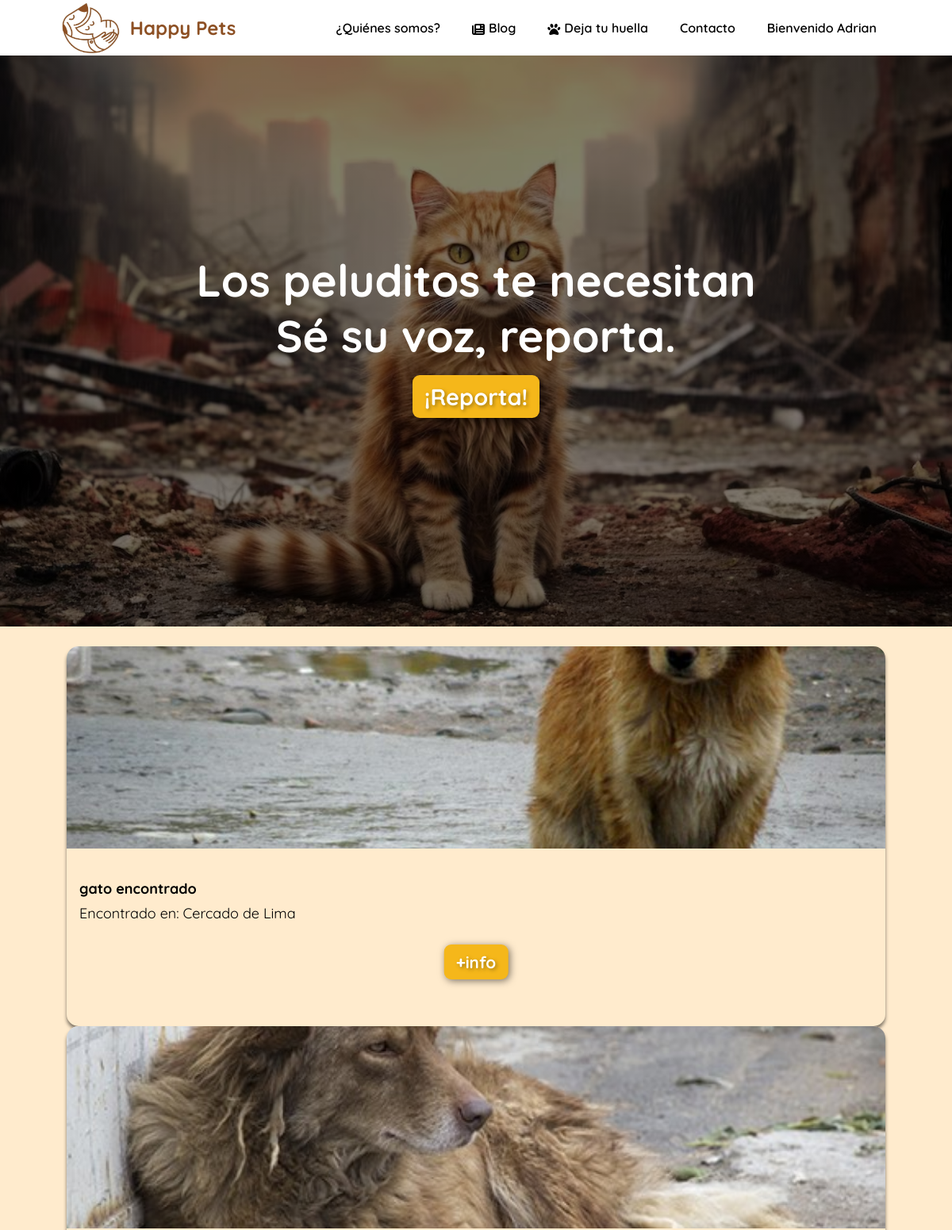
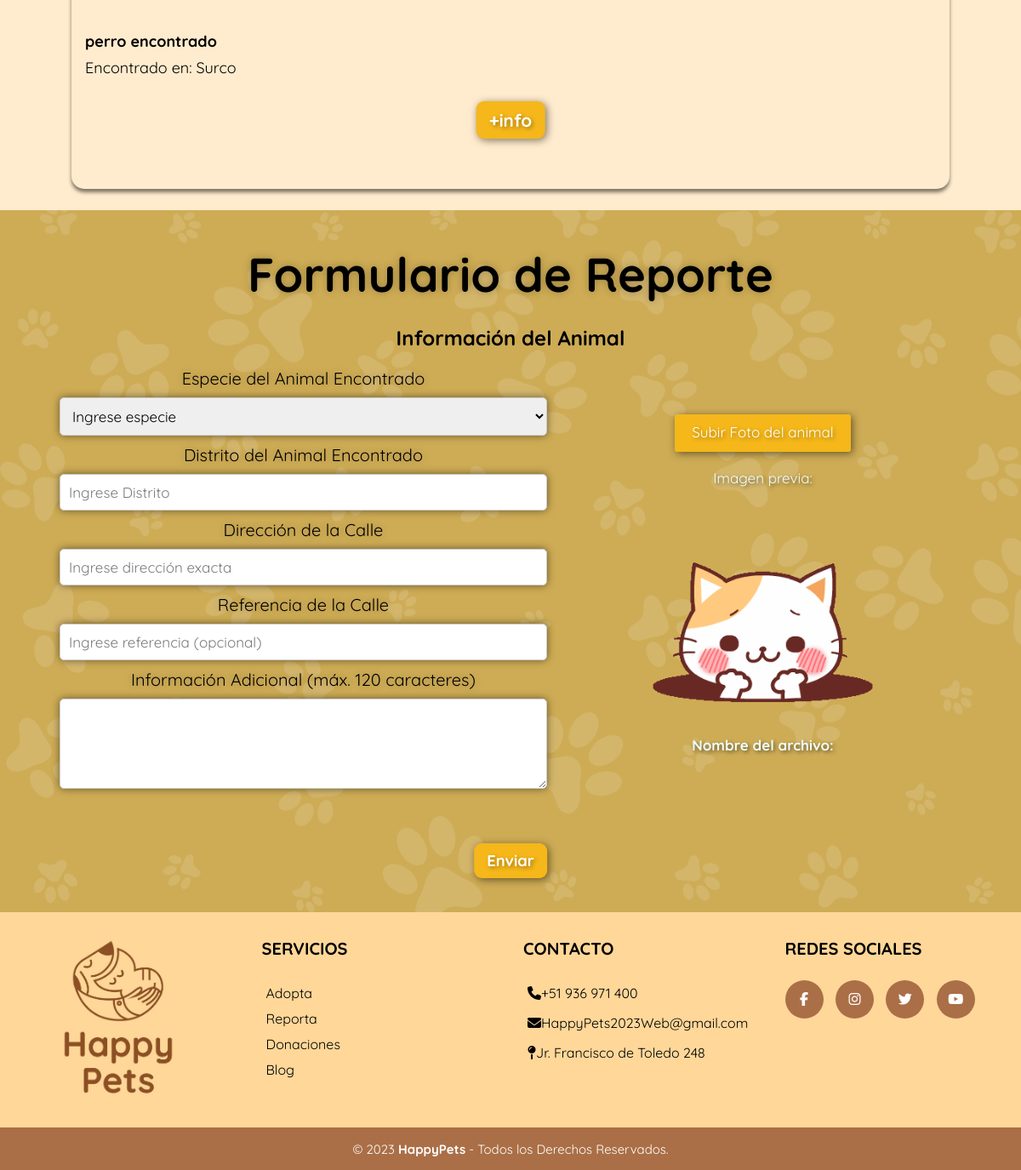
The page /app/vista/reporta.php (signed in) on the database its author committed (2 pictures, top to bottom).
### tables this page shows
CREATE TABLE `reporte` (
  `cod_rep` char(4) NOT NULL,
  `distrito` varchar(30) NOT NULL,
  `referencia` varchar(50) NOT NULL,
  `direccion` text NOT NULL,
  `info_adicional` varchar(200) NOT NULL,
  `cod_usu` char(4) NOT NULL,
  `cod_ani` char(4) NOT NULL
);

CREATE TABLE `animal_reporta` (
  `cod_ani` char(4) NOT NULL,
  `especie` varchar(20) NOT NULL,
  `edad` int(11) DEFAULT NULL,
  `tamano` varchar(20) DEFAULT NULL,
  `foto` blob NOT NULL
);

### app/controlador/reporteControlador.php (called while the page is built, shortened)
<?php
require_once __DIR__ . '/../config/database.php';
require_once __DIR__ . '/../modelo/Reporte.php';
$animal_reporteDAO = new Reporte($conn);
$animales_reporte = $animal_reporteDAO->listarAnimalesReporta();
?>

### app/modelo/Reporte.php (called while the page is built, shortened)
<?php
class Reporte {
    private $conn;
    public function __construct($conn) {
        $this->conn = $conn;
    }
    public function listarAnimalesReporta() {
        $animales_reporte = [];
        $sql = "SELECT *
        FROM animal_reporta ar
        JOIN reporte r ON ar.cod_ani = r.cod_ani
        LIMIT 10;
        ";
        $result = $this->conn->query($sql);
        if ($result->num_rows > 0) {
            while ($row = $result->fetch_assoc()) {
                $animales_reporte[] = $row;
            }
        }
        return $animales_reporte;
    }
}

### app/vista/reporta.php (the view, shortened to what this page needs)
<?php
require_once __DIR__ . '/../controlador/reporteControlador.php';
?>
<!DOCTYPE html>
<html lang="en">
<head>
    <link rel="stylesheet" href="../../css/styleReporta.css" />
    <link rel="stylesheet" href="../../css/header.css" />
    <link rel="stylesheet" href="../../css/footer.css" />
    <link rel="stylesheet" href="https://cdn.jsdelivr.net/npm/swiper@10/swiper-bundle.min.css" />
</head>
<body>
    <header>
    <a href="../../index.php" class="logo">
        <img src="../../img/logos/logopets.jpeg" alt="logo de la empresa" class="logo-img">
        <h2 class="logo-nombre">Happy Pets</h2>
    </a>
    <nav class="nav">
        <ul>
            <li><a href="nosotros.php">¿Quiénes somos?</a></li>
            <li><a href="blog.php"><i class="fa-solid fa-newspaper"></i>Blog</a></li>
            <li><a href="#"><i class="fa-solid fa-paw"></i>Deja tu huella</a>
            </li>
            <li><a href="contacto.php">Contacto</a></li>
            <?php
            if (isset($_SESSION["usuario"])) {
                echo '<li><a href="#"> Bienvenido '.$_SESSION["usuario"].'</a></li>';
            } else {
                echo '<li><a href="login.php">Iniciar sesión</a></li>';
            }
            ?>
        </ul>
    </nav>
</header>
    <section class="section-banner">
        <h1>
            Los peluditos te necesitan <br />
            Sé su voz, reporta.
        </h1>
        <button id="BotonBanner">¡Reporta!</button>
    </section>
    <section class="section-animales">
        <div class="container">
            <div class="swiper-container mySwiper">
                <div class="swiper-wrapper">
                    <?php foreach ($animales_reporte as $animal): ?>
                        <div class="swiper-slide">
                            <?php
                            echo "<img src='/HappyPets-ProyectoWeb/uploads/" . $animal['foto'] . "' alt='Imagen'><br>";
                            ?>
                            <div class="cardDescription">
                                <div class="card-title">
                                    <h4><?php echo $animal['especie'] . " encontrado"; ?></h4>
                                </div>
                                <div class="card-text">
                                    <?php echo "Encontrado en: " . $animal['distrito']; ?>
                                </div>
                                <div class="card-boton">
                                    <button
                                        class="animal-button Reporte"
                                        data-foto="<?php echo $animal['cod_ani']; ?>"
                                        data-toggle= "modal" >+info
                                    </button>
                                </div>
                            </div>
                        </div>
                    <?php endforeach; ?>
                </div>
            </div>
        </div>
    </section>
    <section class="section-formulario" id="form">
        <div class="section-formulario__div--container2">
            <h1>Formulario de Reporte</h1>
            <form method="post" action="../controlador/reporteControlador.php" enctype="multipart/form-data">
                <div class="form-flex">
                    <div class="section-formulario__div--form2">
                        <h2>Información del Animal</h2>
                        <div class="form-container2">
                            <div class="bloque-div">
                                <label for="especie">Especie del Animal Encontrado</label>
                                <select id="animal" name="animal" onchange="mostrarCampoTexto()">
                                    <option value="ingreseEspecie">Ingrese especie</option>
                                </select>
                                <label for="distrito">Distrito del Animal Encontrado</label>
                                <input type="text" class="form-text" name="distrito" oninput="cambiarColor(this)"
                                    onfocus="borrarTexto(this)" onblur="restaurarTexto(this)" value="Ingrese Distrito"
                                    required>
                                <label for="direccion">Dirección de la Calle</label>
                                <input type="text" class="form-text" name="direccion" oninput="cambiarColor(this)"
                                    onfocus="borrarTexto(this)" onblur="restaurarTexto(this)"
                                    value="Ingrese dirección exacta" required>
                                <label for="referencia">Referencia de la Calle</label>
                                <input type="text" class="form-text" name="referencia" oninput="cambiarColor(this)"
                                    onfocus="borrarTexto(this)" onblur="restaurarTexto(this)"
                                    value="Ingrese referencia (opcional)">
                                <label for="info-adicional">Información Adicional (máx. 120 caracteres)</label>
                                <textarea id="info-adicional" name="info-adicional" rows="4" maxlength="120"
                                    style="font-size: 17px;"></textarea>
                            </div>
                            <div class="container-fotos">
                                <div class="form-foto">
                                    <input type="button" value="Subir Foto del animal" class="form-file"
                                        onclick="document.getElementById('boton-file').click()">
                                </div>
                                <div id="previsualizacion">
                                    <p>Imagen previa:</p>
                                    <img id="imagen-previa" src="../../img\reporta-img/gato-gif.gif"
                                        alt="Vista previa de la imagen">
                                    <p id="nombre-archivo">Nombre del archivo: <span></span></p>
                                </div>
                            </div>
                        </div>
                    </div>
                </div>
                <div class="form-boton">
                    <button type="submit"
                    name= "enviarDatosForm"
                    class="submit" formaction="../controlador/reporteControlador.php">Enviar</button>
                </div>
            </form>
        </div>
    </section>
    <footer class="pie-pagina">
        <section class="grupo-1">
            <div class="box">
                <figure>
                    <a href="../../index.php">
                        <img src="../../img/logos/logo-footer.jpg" alt="Logo de Happy Pets">
                    </a>
                </figure>
            </div>
            <div class="box">
                <h2>SERVICIOS</h2>
                <ul>
                    <li><a href="adopta.php">Adopta</a></li>
                    <li><a href="reporta.php">Reporta</a></li>
                    <li><a href="donaciones.php">Donaciones</a></li>
                    <li><a href="blog.php">Blog</a></li>
                </ul>
            </div>
            <div class="box">
                <h2>CONTACTO</h2>
                <ul>
                    <li>
                        <p><i class="fa-solid fa-phone"></i>+51 936 971 400</p>
                    </li>
                    <li>
                        <p><i class="fa-solid fa-envelope"></i>HappyPets2023Web@gmail.com</p>
                    </li>
                    <li>
                        <p><i class="fa-solid fa-map-pin"></i>Jr. Francisco de Toledo 248</p>
                    </li>
                </ul>
            </div>
            <div class="box">
                <h2>REDES SOCIALES</h2>
                <div class="red-social">
                    <a href="https://www.facebook.com/profile.php?id=61551118926851" target="_blank"
                        class="fa fa-facebook"></a>
                    <a href="https://instagram.com/happypets2023web?igshid=NGVhN2U2NjQ0Yg==" target="_blank"
                        class="fa fa-instagram"></a>
                    <a href="#" class="fa fa-twitter"></a>
                    <a href="#" class="fa fa-youtube"></a>
                </div>
            </div>
        </section>
        <section class="grupo-2">
            <small>&copy; 2023 <b>HappyPets</b> - Todos los Derechos Reservados.</small>
        </section>
    </footer>
</body>
</html>

### css/header.css (style rules this page uses)
* { margin: 0; padding: 0; box-sizing: border-box; font-family: 'Quicksand', sans-serif; }
body { min-height: 100vh; box-sizing: border-box; }
a { text-decoration: none; color: black; }
header { position: fixed; top: 0; left: 0; right: 0; background-color: white; padding-left: 75px; padding-right: 75px; display: flex; align-items: center; justify-content: space-between; z-index: 100; min-height: 70px; margin-bottom: 10px; }
header h2 { color: rgb(141, 80, 36); }
.logo { display: flex; align-items: center; }
.logo img { height: 70px; margin-right: 10px; }
.nav ul { list-style: none; margin: 0; padding: 0; justify-content: space-around; }
.nav ul li i { margin-right: 5px; vertical-align: middle; }
.nav ul li { float: left; position: relative; }
.nav ul li a { font-weight: 600; color: black; text-decoration: none; padding: 20px; display: block; transition: all .2s ease; }

### css/footer.css (style rules this page uses)
* { margin: 0; padding: 0; box-sizing: border-box; }
body { font-family: 'Quicksand', sans-serif; min-height: 100vh; box-sizing: border-box; }
a { text-decoration: none; color: black; }
.pie-pagina { top: 0; left: 0; right: 0; background-color:rgb(255, 215, 153); }
.pie-pagina ul { list-style: none; }
.pie-pagina ul li { padding: 5px; }
.pie-pagina .grupo-1 { width: 100%; max-width: 1200px; margin: auto; display:grid; grid-template-columns: repeat(4, 1fr); grid-gap:30px; padding: 30px 0px; }
.pie-pagina .grupo-1 .box figure { display: flex; justify-content: center; align-items: center; }
.pie-pagina .grupo-1 .box figure img { width: 100%; max-width: 150px; height: auto; }
.pie-pagina .grupo-1 .box h2 { color: black; margin-bottom: 25px; font-size: 20px; }
.pie-pagina .grupo-1 .box p { color: black; margin-bottom: 5px; }
.pie-pagina .grupo-1 .red-social a { display: inline-block; text-decoration: none; width: 45px; height: 45px; line-height: 45px; color: #fff; margin-right: 10px; background-color: rgb(170, 111, 70); text-align: center; transition: color 0.3s ease; border-radius: 50%; }
.pie-pagina .grupo-2 { background-color: rgb(170, 111, 70); padding: 15px 10px; text-align: center; color: #fff; }
.pie-pagina .grupo-2 small { font-size: 15px; }

### rows shown on the page
reporte: cod_ani.foto (picture), cod_ani.especie "gato", distrito "Cercado de Lima"
reporte: cod_ani.foto (picture), cod_ani.especie "perro", distrito "Surco"

### other values the page prints
$_SESSION["usuario"] "Adrian"
